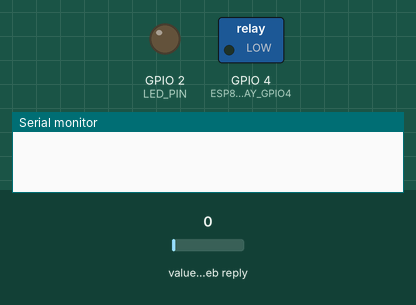
A sketch run on a simulated ESP8266 (NodeMCU). Shown: switched loads named in the sketch (green lamp = pin HIGH), output pins drawn as LEDs (lit = HIGH), the last lines printed to the serial monitor. Inputs (shaded band) come from the test bench; at power-on: value in the web reply 0. WiFi joins after 1.5 s; servers stay silent unless stated; web services answer with replies made up by the test bench.

Above: at 0.0 s.
At 2.7 s:
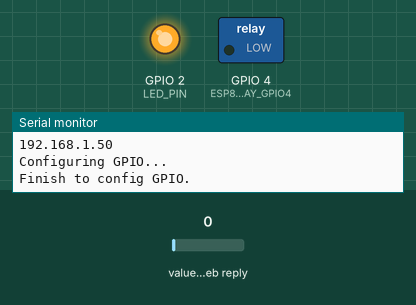
2.8 s: value in the web reply set to 2
At 6.0 s:
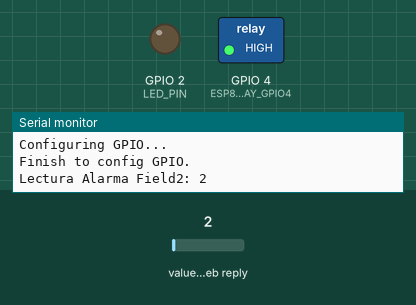
Timing chart, 0 to 46.8 s (numbered marks = the images above; inputs shaded):
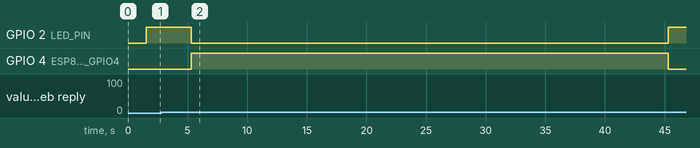

Measured:
- the behaviour switches between 0 and 1 on value in the web reply (found by bisection; images 1 and 2)
- after the input at 2.8 s, GPIO 2 (LED_PIN): HIGH → LOW after 2.5 s, → HIGH 40.0 s later; GPIO 4 (ESP8266_RELAY_GPIO4): LOW → HIGH after 2.5 s, → LOW 40.0 s later

The sketch:

WiFiClientNodulo.ino
```cpp
#include <ESP8266WiFi.h>
#include <ThingSpeak.h>
#include <ESP8266HTTPClient.h>
#define ESP8266_LED_GPIO2   2 // Blue LED.
#define ESP8266_RELAY_GPIO4 4 // Relay control.
#define ESP8266_OPTO_GPIO5  5 // Optocoupler input.
#define LED_PIN             ESP8266_LED_GPIO2
#define LED_ON              LOW
#define LED_OFF             HIGH
#define FIELD_ALARM         2
#define ALARM_OFF           0
#define timeSeconds         40

/* Set these to your desired credentials. */
const char *ssid = "Hidden";
const char *password = "123456@A";
int interruptRising = 0;
int interruptFalling = 0;
// The value will quickly become too large for an int to store
unsigned long previousMillis = 0;        // will store last time LED was updated

// constants won't change :
const long interval = 5000;           // interval at which to blink (milliseconds)
int ledState = LOW;             // ledState used to set the LED

unsigned long myChannelNumber = 951326;
const char * myWriteAPIKey = "QN5G2HIYA4VH0X2R";
const char * myReadAPIKey = "3X9TSMYX2NTI70OH";
WiFiClient  client;
int alarmField = 0;
unsigned long lastTrigger = 0;
boolean startTimer = false;
boolean alarmStatus = false;
boolean trigger = false;
void setup() {
  Serial.begin(115200);
  delay(10);

  // We start by connecting to a WiFi network

  Serial.println();
  Serial.println();
  Serial.print("Connecting to ");
  Serial.println(ssid);

  WiFi.begin(ssid, password);

  while (WiFi.status() != WL_CONNECTED) {
    delay(500);
    Serial.print(".");
  }

  Serial.println("");
  Serial.println("WiFi connected");
  Serial.println("IP address: ");
  Serial.println(WiFi.localIP());

  Serial.println("Configuring GPIO...");
  pinMode( ESP8266_RELAY_GPIO4, OUTPUT );       // Relay control pin.
  pinMode( ESP8266_OPTO_GPIO5, INPUT_PULLUP ); // Input pin.
  pinMode( LED_PIN, OUTPUT );             // ESP8266 module blue LED.
  digitalWrite( ESP8266_RELAY_GPIO4, LOW );       // Set relay control pin low.
  digitalWrite( LED_PIN, HIGH );          // Turn off LED.
  Serial.println("Finish to config GPIO.");

  ThingSpeak.begin(client);  // Initialize ThingSpeak
}

void loop() {
  unsigned long currentMillis = millis();

  if (currentMillis - previousMillis >= interval) {
    // save the last time you blinked the LED
    previousMillis = currentMillis;

    alarmField = readChannelField(FIELD_ALARM);

    Serial.print("Lectura Alarma Field2: ");
    Serial.println(alarmField);
  }

  alarmStatus = intToBoolean(alarmField);

  if (alarmStatus) {
    if (!trigger) {
      turnOnRelay(true);
      startTimer = true;
      lastTrigger = millis();
      trigger = true;
    }
  } else {
    turnOnRelay(false);
    startTimer = false;
    trigger = false;
  }

  currentMillis = millis();

  if(startTimer && (currentMillis - lastTrigger > (timeSeconds*1000))) {
    Serial.println("Motion stopped...");
    turnOnRelay(false);
    startTimer = false;
    trigger = false;
    writeChannelField(FIELD_ALARM, ALARM_OFF);
    alarmField = 0;
  }
}

void turnOnRelay(boolean turnOn) {
  if (turnOn) {

    digitalWrite(LED_PIN, LED_ON);
    digitalWrite( ESP8266_RELAY_GPIO4, HIGH );
  } else {

    digitalWrite( ESP8266_RELAY_GPIO4, LOW );
    digitalWrite(LED_PIN, LED_OFF);
  }
}

boolean intToBoolean(int i) {
  return i > 0 ? true : false;
}

int readChannelField(int field) {
  return ThingSpeak.readIntField(myChannelNumber, field, myReadAPIKey);
}

int writeChannelField(int field, int value) {
  int x = ThingSpeak.writeField(myChannelNumber, field, value, myWriteAPIKey);

  if(x == 200){
    Serial.println("Channel update successful.");
  } else {
    Serial.println("Problem updating channel. HTTP error code " + String(x));
  }

  return x;
}
```
